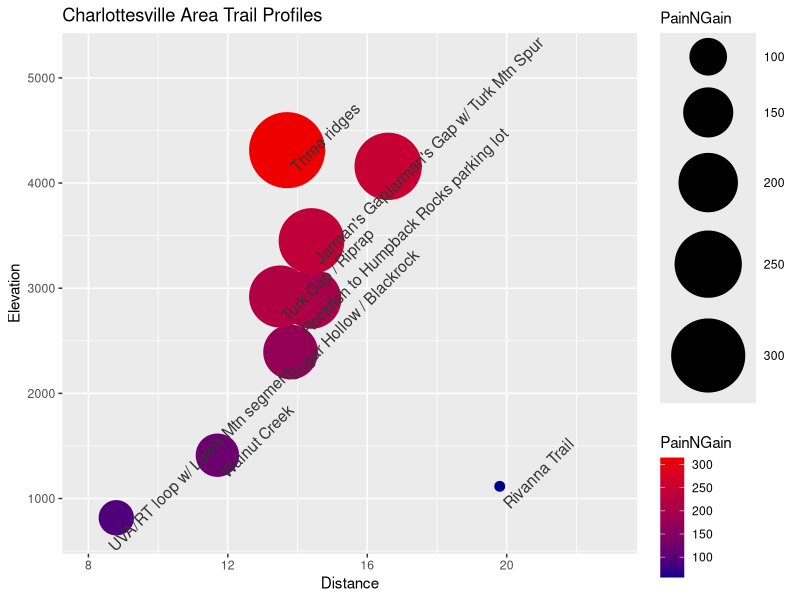

Generate this figure with R:
## ---- chunk 1
library(ggplot2)

trailprofile <- read.csv("trailprofile.csv", header=TRUE, stringsAsFactors=FALSE)
trailprofile <- transform(trailprofile, PainNGain=Elevation/Distance)

p <- ggplot(data=trailprofile, aes(Distance, Elevation, label=Route)) + 
    geom_point(aes(colour=PainNGain, size=PainNGain)) + 
    scale_size(range=c(3,25)) + 
    scale_colour_continuous(low="blue4", high="red2")
p <- p+geom_text(size=4, angle=45, vjust=2, hjust=.1, colour="gray20")
p <- p + scale_x_continuous(limits=c(8, 23)) + scale_y_continuous(limits=c(700,5200))
p <- p + labs(title="Charlottesville Area Trail Profiles")
## ---- chunk 2
print(p)
